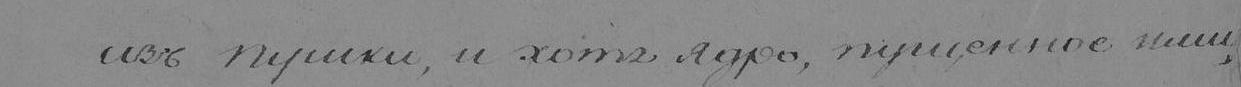
#> input picture model/lines_dataset/0_line.jpg, 1241 x 87 px; its folder holds only this picture in this run
$ python -i segmentation.py   (imports and definitions only)
#> lines starting #> are read from the running program, lines starting #| are printed output that depends on the picture; after the words box and inside, x2 and y2 are one past the last pixel; in counts of white or black regions, pixels touching at a corner belong together
import os
import math
import cv2
import numpy as np

from heapq import *
from skimage.filters import threshold_otsu, sobel
from skimage.io import imsave, imread
from skimage.color import rgb2gray, gray2rgb
from skimage import img_as_ubyte


def horizontal_projections(sobel_image):
    return np.sum(sobel_image, axis=1)


# [26 lines left out: functions find_peak_regions, get_hpp_walking_regions, not called in this run]


def heuristic(a, b):
    return (b[0] - a[0]) ** 2 + (b[1] - a[1]) ** 2


# [166 lines left out: functions astar, get_binary, path_exists, get_road_block_regions, group_the_road_blocks, extract_line_from_image and 1 more, not called in this run]


def percent_of_white_pixels(img, thresh_index):
    h, w, _ = img.shape
    image = img
    gray = cv2.cvtColor(image,cv2.COLOR_BGR2GRAY)
    ret, thresh = cv2.threshold(gray,thresh_index,255,cv2.THRESH_BINARY_INV)
    white_pixels = 0
    h, w = thresh.shape
    for i in range(h):
        for j in range(w):
            if thresh[i][j] == 255:
                white_pixels += 1
    all_pixels = h * w

    return round(white_pixels / all_pixels, 2)


def compare_thresh_indexes(img):
    thresh_indexes = [100 + i for i in range(18, 22)]
    dict_with_norm_white_percent = {}
    dict_with_big_white_percent = {}
    best_percent = 100
    best_index = 0
    best_val = 100

    for index in thresh_indexes:
        percent = percent_of_white_pixels(img, index)
        if 0.01 <= percent <= 0.15:
            dict_with_norm_white_percent[index] = percent
        else:
            dict_with_big_white_percent[index] = percent

    if len(dict_with_norm_white_percent) == 0:
        for index in dict_with_big_white_percent.keys():
            if dict_with_big_white_percent[index] <= best_percent:
                best_percent = dict_with_big_white_percent[index]
                best_index = index

    else:
        for index in dict_with_norm_white_percent.keys():
            new_value = math.fabs(dict_with_norm_white_percent[index] - 0.07)
            if new_value <= best_val:
                best_val = new_value
                best_percent = dict_with_norm_white_percent[index]
                best_index = index
    return index


class RECT:
    """Class that helps to  find where one contours are inside others"""
    def __init__(self, x, y, h, w):
        self.x = x
        self.y = y
        self.h = h
        self.w = w
        self.area = h*w


def get_rectangles_from_contours(contours, h_img, w_img):
    """Get all rectangles from contours, delete internal contours"""
    rectangles = []
    for i, ctr in enumerate(contours):
        x, y, w, h = cv2.boundingRect(ctr)
        if w >= w_img / 100 and h >= h_img / 100:
            r = RECT(x, y, h, w)
            rectangles += [r]
    resulted_rectangles = []
    tmp = -1
    for i in range(len(rectangles)):
        R1 = rectangles[i]
        if R1.area < 400:
            continue
        resulted_rectangles += [R1]
    return resulted_rectangles


def contours_extraction(img_path, thresh_index, path_to_save):
    img = cv2.imread(img_path)
    h_img, w_img, _ = img.shape
    image = img
    words = []

    gray = cv2.cvtColor(image, cv2.COLOR_RGB2GRAY)
    ret, thresh = cv2.threshold(gray, thresh_index, 255, cv2.THRESH_BINARY_INV)

    kernel = np.ones((10, 13), np.uint8)
    img_dilation = cv2.dilate(thresh, kernel, iterations=1)
    ctrs, hier = cv2.findContours(img_dilation.copy(), cv2.RETR_EXTERNAL, cv2.CHAIN_APPROX_SIMPLE)

    sorted_ctrs = sorted(ctrs, key=lambda ctr: cv2.boundingRect(ctr)[0])
    resulted_rectangles = get_rectangles_from_contours(sorted_ctrs, h_img, w_img)

    for rect in resulted_rectangles:
        cv2.rectangle(thresh, (rect.x, rect.y), (rect.x + rect.w, rect.y + rect.h), (255, 255, 255), 2)

    img = cv2.imread(img_path)
    image_to_cut = img
    if not os.path.isdir(path_to_save):
        os.mkdir(path_to_save)

    for i, rect in enumerate(resulted_rectangles):
        roi = image_to_cut.copy()[rect.y:rect.y + rect.h, rect.x:rect.x + rect.w]
        num_of_file = len(os.listdir(path_to_save))
        cv2.imwrite(path_to_save + f'{num_of_file}.jpg', roi)
        words.append(roi)

    return words


def words_segmentation(img_path, path_to_save):
#> called with img_path = 'lines_dataset/0_line.jpg', path_to_save = 'out.png'
    img = cv2.imread(img_path)
#> img is the input picture: shape (87, 1241, 3); min 14, max 172, mean 136.3
    h_img, w_img, _ = img.shape
#> h_img = 87; w_img = 1241
    res_index = compare_thresh_indexes(img)
#> the loop in compare_thresh_indexes, `for index in thresh_indexes:` made 4 passes
#> pass 1, in percent_of_white_pixels, `ret, thresh = cv2.threshold(gray,thresh_index,255,cv2.THRESH_BINARY_INV)`:
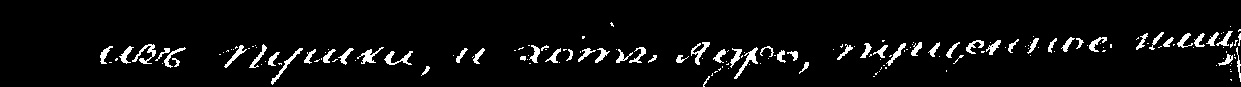
#> thresh: shape (87, 1241); 4.9% white; 175 white regions (111 under 20 px), largest, box (x1, y1, x2, y2) and area: (734, 47, 758, 79) 182, (132, 44, 156, 64) 171, (271, 48, 303, 85) 161
#> pass 2, in percent_of_white_pixels (call 2), `ret, thresh = cv2.threshold(gray,thresh_index,255,cv2.THRESH_BINARY_INV)`:
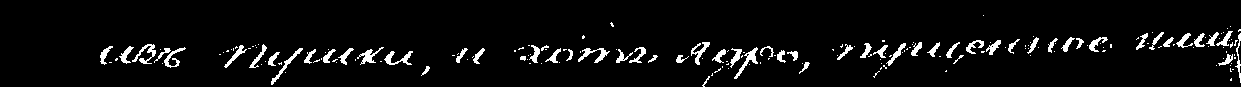
#> thresh: shape (87, 1241); 5.1% white; 191 white regions (130 under 20 px), largest, box (x1, y1, x2, y2) and area: (734, 47, 758, 79) 184, (578, 48, 610, 63) 175, (132, 44, 156, 64) 173
#> pass 3, in percent_of_white_pixels (call 3), `ret, thresh = cv2.threshold(gray,thresh_index,255,cv2.THRESH_BINARY_INV)`:
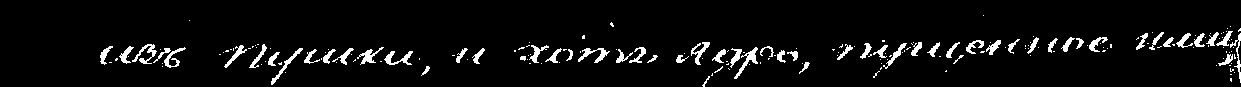
#> thresh: shape (87, 1241); 5.2% white; 195 white regions (135 under 20 px), largest, box (x1, y1, x2, y2) and area: (734, 47, 758, 79) 192, (578, 48, 610, 63) 177, (132, 44, 157, 64) 174
#> after the loop in compare_thresh_indexes, `for index in thresh_indexes:`: dict_with_big_white_percent = 0 items; dict_with_norm_white_percent = {118: 0.05, 119: 0.05, 120: 0.05, 121: 0.05}
#> the loop in compare_thresh_indexes, `for index in dict_with_norm_white_percent.keys():` made 4 passes
#> after the loop in compare_thresh_indexes, `for index in dict_with_norm_white_percent.keys():`: best_index = 121; best_percent = 0.05; best_val = 0.02
#> res_index = 121

    contours = contours_extraction(img_path, res_index, path_to_save)
#> in contours_extraction, `ret, thresh = cv2.threshold(gray, thresh_index, 255, cv2.THRESH_BINARY..`:
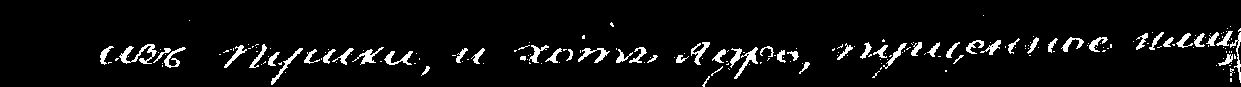
#> thresh: shape (87, 1241); 5.4% white; 208 white regions (149 under 20 px), largest, box (x1, y1, x2, y2) and area: (119, 44, 157, 64) 287, (734, 47, 758, 79) 192, (578, 48, 610, 63) 179
#> in contours_extraction, `img_dilation = cv2.dilate(thresh, kernel, iterations=1)`:
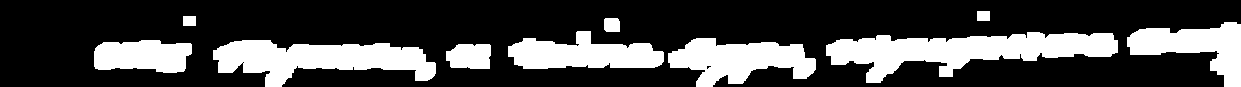
#> img_dilation: shape (87, 1241); 27.3% white; 10 white regions
#> in contours_extraction, `ctrs, hier = cv2.findContours(img_dilation.copy(), cv2.RETR_EXTERNAL, ..`: ctrs = 10 contours; largest, box (x1, y1, x2, y2) and area: (826, 32, 1118, 83) 7177, (213, 40, 436, 87) 5725, (668, 38, 816, 87) 4200, (508, 31, 664, 69) 3654, (1127, 22, 1241, 87) 3454
#> in contours_extraction, `sorted_ctrs = sorted(ctrs, key=lambda ctr: cv2.boundingRect(ctr)[0])`: sorted_ctrs has the same summary as ctrs
#> the loop in get_rectangles_from_contours, `for i, ctr in enumerate(contours):` made 10 passes
#> (x, y, w, h) on passes 1, 3, 4, 5, 6, 7, 8, 10: (94, 40, 98, 33), (213, 40, 223, 47), (446, 44, 45, 25), (508, 31, 156, 38), (604, 18, 16, 14), (668, 38, 148, 49), (826, 32, 292, 51), (1127, 22, 114, 65)
#> (ctr, x, y, w, h) on passes 2, 9: ([[183, 16], [183, 25], [195, 25], [195, 16]], 183, 16, 13, 10), ([[977, 11], [977, 20], [989, 20], [989, 11]], 977, 11, 13, 10)
#> after the loop in get_rectangles_from_contours, `for i, ctr in enumerate(contours):`: rectangles = 10 items
#> the loop in get_rectangles_from_contours, `for i in range(len(rectangles)):` made 10 passes
#> after the loop in get_rectangles_from_contours, `for i in range(len(rectangles)):`: resulted_rectangles = 7 items
#> the loop in contours_extraction, `for rect in resulted_rectangles:` made 7 passes
#> after the loop in contours_extraction, `for rect in resulted_rectangles:`:
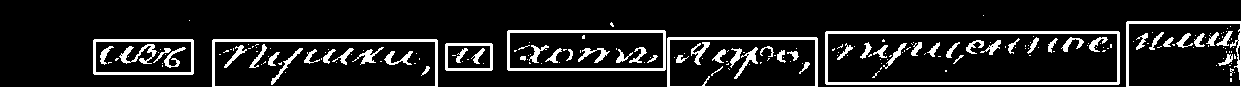
#> thresh: shape (87, 1241); 12% white; 212 white regions (148 under 20 px), largest, box (x1, y1, x2, y2) and area: (825, 31, 1120, 85) 2054, (212, 39, 438, 87) 1166, (507, 30, 666, 71) 1160
#> in contours_extraction, `roi = image_to_cut.copy()[rect.y:rect.y + rect.h, rect.x:rect.x + rect..`:
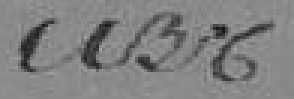
#> roi: shape (33, 98, 3) (shown 3 times larger); min 24, max 161, mean 128
#> contours = 7 items


# imgs = lines_segmentation('../../data/24.jpg')
# words_segmentation('./lines_dataset/0_line.jpg', './words_dataset/')

>>> result = words_segmentation('lines_dataset/0_line.jpg', 'out.png')
